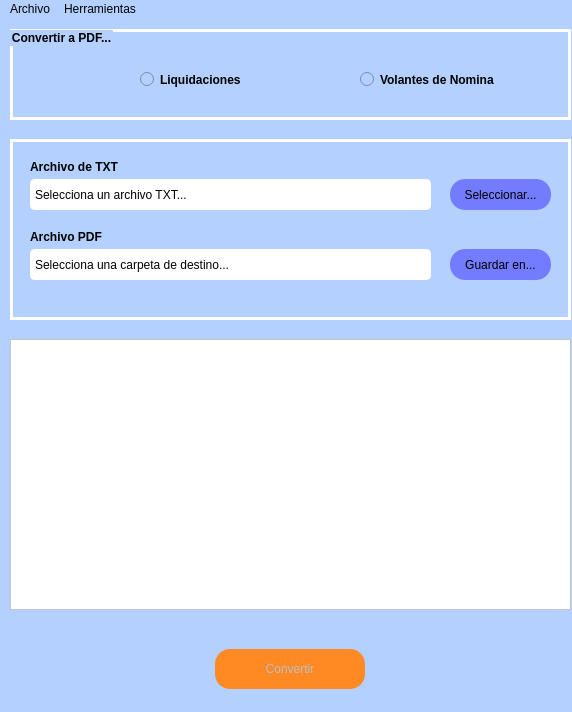
<?xml version="1.0" encoding="UTF-8"?>
<ui version="4.0">
 <class>MainWindow</class>
 <widget class="QMainWindow" name="MainWindow">
  <property name="geometry">
   <rect>
    <x>0</x>
    <y>0</y>
    <width>572</width>
    <height>712</height>
   </rect>
  </property>
  <property name="maximumSize">
   <size>
    <width>580</width>
    <height>735</height>
   </size>
  </property>
  <property name="font">
   <font>
    <family>Helvetica</family>
    <pointsize>10</pointsize>
   </font>
  </property>
  <property name="windowTitle">
   <string>Convertir TXT a PDF</string>
  </property>
  <property name="styleSheet">
   <string notr="true">background-color: rgb(180, 208, 255);</string>
  </property>
  <widget class="QWidget" name="centralwidget">
   <widget class="QFrame" name="frame">
    <property name="geometry">
     <rect>
      <x>10</x>
      <y>120</y>
      <width>561</width>
      <height>181</height>
     </rect>
    </property>
    <property name="styleSheet">
     <string notr="true">border: 3px solid white;
</string>
    </property>
    <property name="frameShape">
     <enum>QFrame::StyledPanel</enum>
    </property>
    <property name="frameShadow">
     <enum>QFrame::Raised</enum>
    </property>
    <widget class="QLineEdit" name="lineEdit_pdf_path">
     <property name="geometry">
      <rect>
       <x>20</x>
       <y>110</y>
       <width>401</width>
       <height>31</height>
      </rect>
     </property>
     <property name="styleSheet">
      <string notr="true">background-color: rgb(255, 255, 255);
border-radius: 5px;
font: 75 8pt &quot;Verdana&quot;;</string>
     </property>
     <property name="text">
      <string>Selecciona una carpeta de destino...</string>
     </property>
    </widget>
    <widget class="QLabel" name="label_txt_file">
     <property name="geometry">
      <rect>
       <x>20</x>
       <y>20</y>
       <width>121</width>
       <height>16</height>
      </rect>
     </property>
     <property name="styleSheet">
      <string notr="true">font: 8pt &quot;Verdana&quot;;
font-weight: bold;
border: none</string>
     </property>
     <property name="text">
      <string>Archivo de TXT</string>
     </property>
    </widget>
    <widget class="QLineEdit" name="lineEdit_txt_path">
     <property name="geometry">
      <rect>
       <x>20</x>
       <y>40</y>
       <width>401</width>
       <height>31</height>
      </rect>
     </property>
     <property name="styleSheet">
      <string notr="true">background-color: rgb(255, 255, 255);
border-radius: 5px;
font: 75 8pt &quot;Verdana&quot;;</string>
     </property>
     <property name="text">
      <string>Selecciona un archivo TXT...</string>
     </property>
    </widget>
    <widget class="QPushButton" name="pushButton_pdf_path">
     <property name="geometry">
      <rect>
       <x>440</x>
       <y>110</y>
       <width>101</width>
       <height>31</height>
      </rect>
     </property>
     <property name="styleSheet">
      <string notr="true">QPushButton {
                                    background-color: rgb(115, 124, 255);
                                    border-width: 1px;
                                    border-radius: 15px;
                                    font: 75 8pt &quot;Verdana&quot;;
                                    border: none;
                                        }
                    QPushButton:hover {
                                    background-color: rgb(104, 111, 231);
                                    }
                    QPushButton:pressed {
                                    color: white;
                                    background-color: rgb(79, 82, 177);}
</string>
     </property>
     <property name="text">
      <string>Guardar en...</string>
     </property>
    </widget>
    <widget class="QPushButton" name="pushButton_txt">
     <property name="geometry">
      <rect>
       <x>440</x>
       <y>40</y>
       <width>101</width>
       <height>31</height>
      </rect>
     </property>
     <property name="styleSheet">
      <string notr="true">QPushButton {
                                    background-color: rgb(115, 124, 255);
                                    border-width: 1px;
                                    border-radius: 15px;
                                    font: 75 8pt &quot;Verdana&quot;;
                                    border: none;
                                        }
                    QPushButton:hover {
                                    background-color: rgb(104, 111, 231);
                                    }
                    QPushButton:pressed {
                                    color: white;
                                    background-color: rgb(79, 82, 177);}
</string>
     </property>
     <property name="text">
      <string>Seleccionar...</string>
     </property>
    </widget>
    <widget class="QLabel" name="label_pdf_pfile">
     <property name="geometry">
      <rect>
       <x>20</x>
       <y>90</y>
       <width>101</width>
       <height>16</height>
      </rect>
     </property>
     <property name="styleSheet">
      <string notr="true">font: 75 8pt &quot;Verdana&quot;;
font-weight: bold;
border: none</string>
     </property>
     <property name="text">
      <string>Archivo PDF</string>
     </property>
    </widget>
   </widget>
   <widget class="QPlainTextEdit" name="textBox1">
    <property name="geometry">
     <rect>
      <x>10</x>
      <y>320</y>
      <width>561</width>
      <height>271</height>
     </rect>
    </property>
    <property name="styleSheet">
     <string notr="true">background-color: rgb(255, 255, 255);
font: 8pt &quot;Verdana&quot;;</string>
    </property>
   </widget>
   <widget class="QGroupBox" name="group_type">
    <property name="geometry">
     <rect>
      <x>10</x>
      <y>10</y>
      <width>561</width>
      <height>91</height>
     </rect>
    </property>
    <property name="sizePolicy">
     <sizepolicy hsizetype="Preferred" vsizetype="Preferred">
      <horstretch>0</horstretch>
      <verstretch>0</verstretch>
     </sizepolicy>
    </property>
    <property name="maximumSize">
     <size>
      <width>1920</width>
      <height>100</height>
     </size>
    </property>
    <property name="sizeIncrement">
     <size>
      <width>0</width>
      <height>0</height>
     </size>
    </property>
    <property name="styleSheet">
     <string notr="true">font: 75 9pt &quot;Verdana&quot;;
font-weight: bold;
border: 3px solid white;

</string>
    </property>
    <property name="title">
     <string>Convertir a PDF...</string>
    </property>
    <property name="alignment">
     <set>Qt::AlignLeading|Qt::AlignLeft|Qt::AlignVCenter</set>
    </property>
    <widget class="QRadioButton" name="radioButton_liq">
     <property name="geometry">
      <rect>
       <x>130</x>
       <y>40</y>
       <width>121</width>
       <height>21</height>
      </rect>
     </property>
     <property name="styleSheet">
      <string notr="true">font: 75 8pt &quot;Verdana&quot;;
border: none;
</string>
     </property>
     <property name="text">
      <string>Liquidaciones</string>
     </property>
    </widget>
    <widget class="QRadioButton" name="radioButton_vol">
     <property name="geometry">
      <rect>
       <x>350</x>
       <y>40</y>
       <width>161</width>
       <height>21</height>
      </rect>
     </property>
     <property name="styleSheet">
      <string notr="true">font: 75 8pt &quot;Verdana&quot;;
border: none;

</string>
     </property>
     <property name="text">
      <string>Volantes de Nomina</string>
     </property>
    </widget>
   </widget>
   <widget class="QWidget" name="horizontalLayoutWidget">
    <property name="geometry">
     <rect>
      <x>10</x>
      <y>610</y>
      <width>561</width>
      <height>80</height>
     </rect>
    </property>
    <layout class="QHBoxLayout" name="horizontalLayout">
     <item>
      <widget class="QPushButton" name="pushButton_convert">
       <property name="enabled">
        <bool>false</bool>
       </property>
       <property name="sizePolicy">
        <sizepolicy hsizetype="Preferred" vsizetype="Preferred">
         <horstretch>0</horstretch>
         <verstretch>0</verstretch>
        </sizepolicy>
       </property>
       <property name="minimumSize">
        <size>
         <width>150</width>
         <height>40</height>
        </size>
       </property>
       <property name="maximumSize">
        <size>
         <width>150</width>
         <height>40</height>
        </size>
       </property>
       <property name="baseSize">
        <size>
         <width>150</width>
         <height>40</height>
        </size>
       </property>
       <property name="focusPolicy">
        <enum>Qt::NoFocus</enum>
       </property>
       <property name="styleSheet">
        <string notr="true">QPushButton {
                                    background-color: rgb(255, 138, 36);
                                    border-width: 5px;
                                    border-radius: 15px;
                                    font: 75 12pt &quot;Verdana&quot;;
                                    border-color: black;
                        			}
QPushButton:hover {
                                    background-color: rgb(232, 127, 32);
								border: 1px;
								border-color: black; 
                                    }
QPushButton:pressed {
                                    color: white;
                                    background-color: rgb(197, 108, 27);
								border-width: 1px;
								border-color: white;
								}
QPushButton:disabled {
								opacity: 50;
								}</string>
       </property>
       <property name="text">
        <string>Convertir</string>
       </property>
       <property name="autoRepeat">
        <bool>false</bool>
       </property>
      </widget>
     </item>
    </layout>
   </widget>
  </widget>
  <widget class="QStatusBar" name="statusbar"/>
  <widget class="QMenuBar" name="menubar">
   <property name="geometry">
    <rect>
     <x>0</x>
     <y>0</y>
     <width>572</width>
     <height>22</height>
    </rect>
   </property>
   <widget class="QMenu" name="menuArchivo">
    <property name="title">
     <string>Archivo</string>
    </property>
    <addaction name="actionSalir"/>
   </widget>
   <widget class="QMenu" name="menuHerramientas">
    <property name="title">
     <string>Herramientas</string>
    </property>
    <addaction name="actionEnviar_por_correo"/>
   </widget>
   <addaction name="menuArchivo"/>
   <addaction name="menuHerramientas"/>
  </widget>
  <action name="actionSalir">
   <property name="icon">
    <iconset>
     <normalon>:/exitIcon/2232198.png</normalon>
    </iconset>
   </property>
   <property name="text">
    <string>Salir</string>
   </property>
   <property name="shortcut">
    <string>Meta+Q</string>
   </property>
  </action>
  <action name="actionEnviar_por_correo">
   <property name="icon">
    <iconset>
     <normalon>:/sendMailIcon/475610-200.png</normalon>
    </iconset>
   </property>
   <property name="text">
    <string>Enviar por correo</string>
   </property>
  </action>
 </widget>
 <resources>
  <include location="res1.qrc"/>
 </resources>
 <connections/>
</ui>
